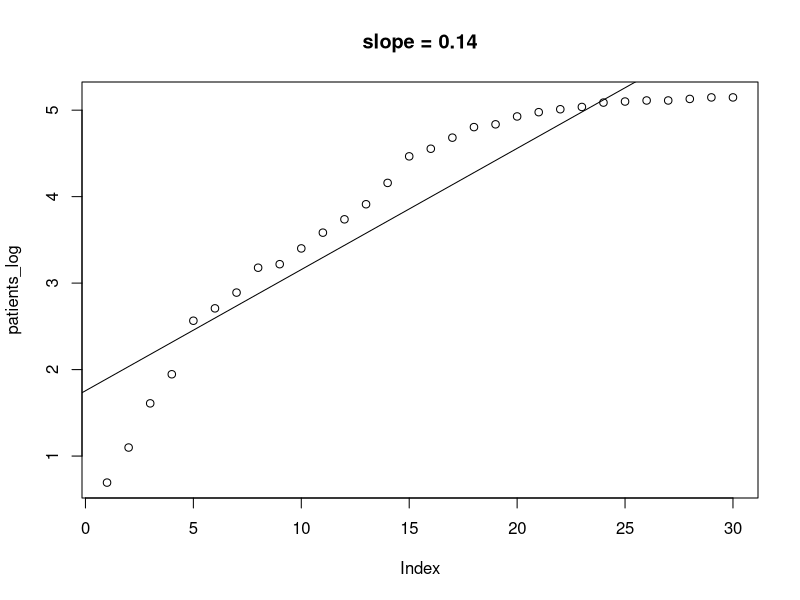
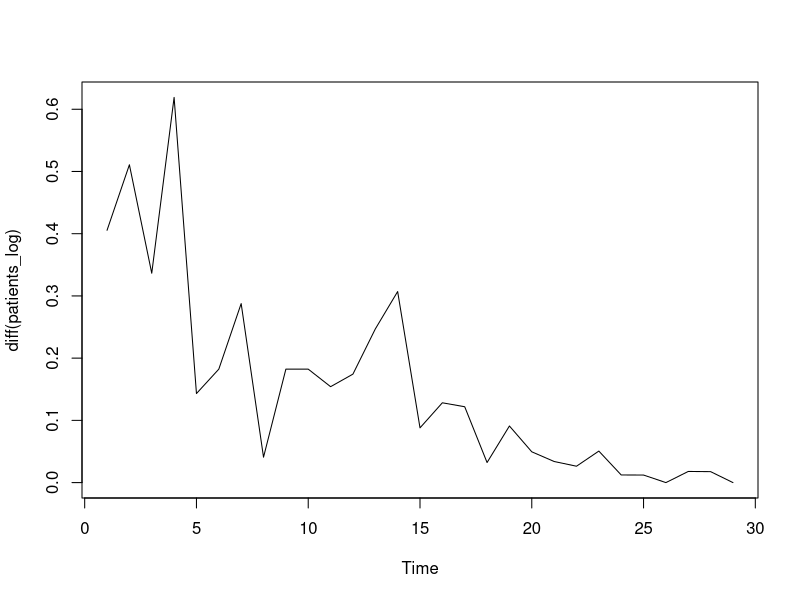

These figures' R source, in order:
#!/usr/bin/env Rscript

start_index <- 1

d <- c(2,3,5,7,13,15,18,24,25,30,36,42,50,64,87,95,108,122,126,138,145,150,154,162,164,166,166,169,172,172)
d <- d[start_index:length(d)]
patients_log <- log(d)

x <- 1:length(patients_log)

df <- data.frame(cbind(patients_log, x))
names(df) <- c("y","x")
fit <- lm("y ~ x", df)

jpeg("./mers_patients_log.jpg",width=640,height=320)
plot(patients_log)
abline(fit)
title(paste0("slope = ", toString(round(fit$coefficients[2],2))))
dev.off()

jpeg("./mers_patients_log_diff.jpg")
ts.plot(diff(patients_log))
dev.off()
